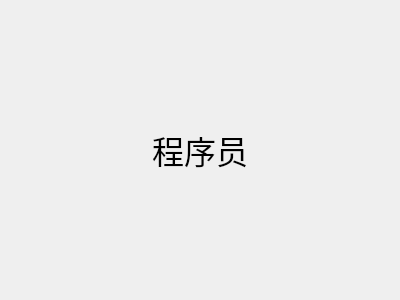
<?xml version="1.0" encoding="UTF-8"?>
<ui version="4.0">
 <class>PageProgram</class>
 <widget class="QFrame" name="PageProgram">
  <property name="geometry">
   <rect>
    <x>0</x>
    <y>0</y>
    <width>400</width>
    <height>300</height>
   </rect>
  </property>
  <property name="windowTitle">
   <string>PageProgram</string>
  </property>
  <layout class="QVBoxLayout" name="verticalLayout">
   <item>
    <widget class="QLabel" name="label">
     <property name="font">
      <font>
       <pointsize>24</pointsize>
      </font>
     </property>
     <property name="text">
      <string>程序员</string>
     </property>
     <property name="alignment">
      <set>Qt::AlignCenter</set>
     </property>
    </widget>
   </item>
  </layout>
 </widget>
 <resources/>
 <connections/>
</ui>
